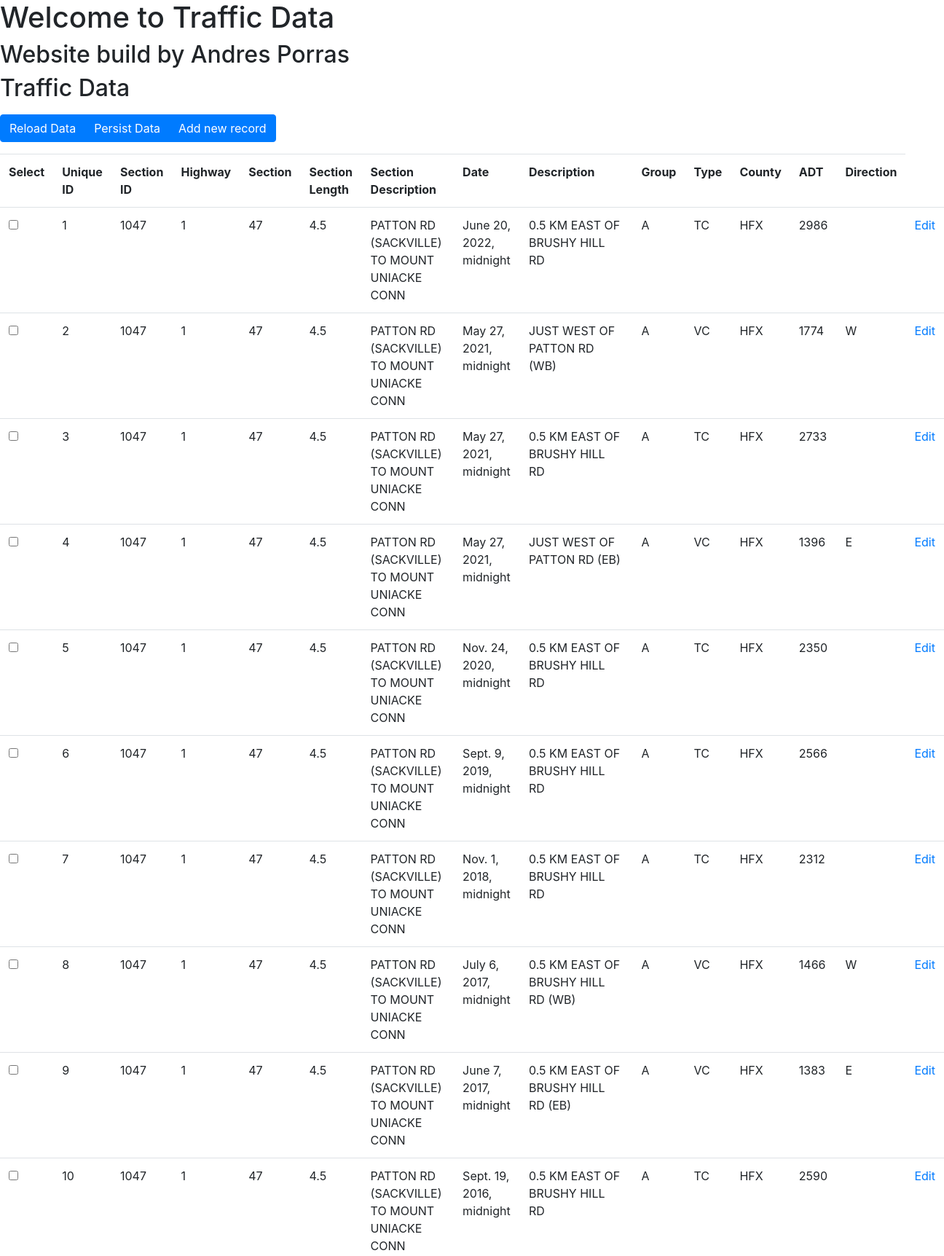
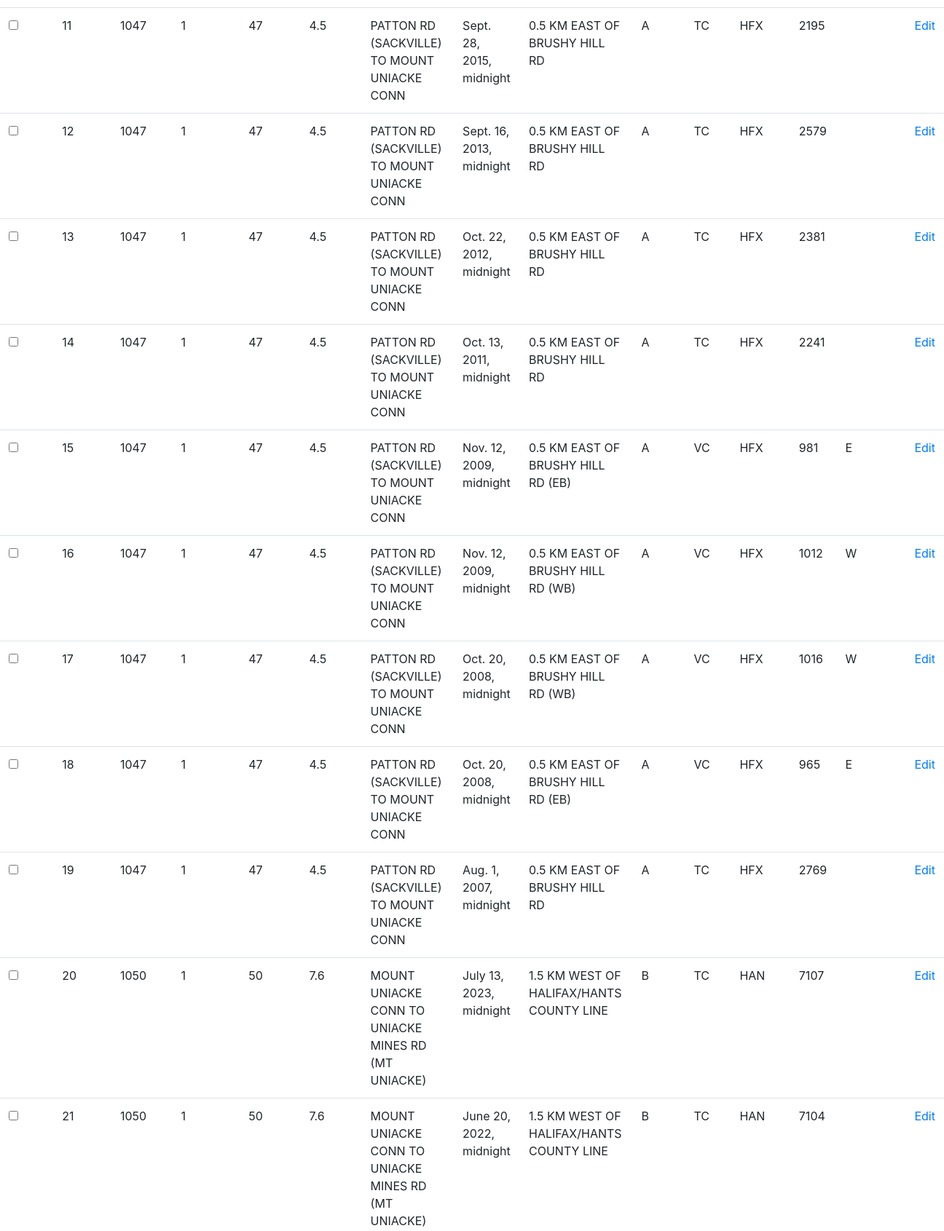
The page / (upper part) on the database its author committed (2 pictures, top to bottom).
### traffic_data_app/models.py (models this page shows)
class TrafficData(models.Model):
    id = models.IntegerField(primary_key=True)
    sectionID = models.IntegerField()
    highway = models.IntegerField()
    section = models.IntegerField()
    sectionLength = models.FloatField()
    sectionDescription = models.CharField(max_length=255)
    date = models.DateTimeField(default=datetime.now)
    description = models.CharField(max_length=255)
    group = models.CharField(max_length=255)
    type = models.CharField(max_length=255)
    county = models.CharField(max_length=255)
    adt = models.IntegerField()
    direction = models.CharField(max_length=255)

### traffic_data_app/views.py (the view, shortened to what this page needs)
# urls.py: path('', views.load_data, name='index'),
def load_data(request):
    fileName = "D:/Git/PythonLearning/PythonLearning/trafficdata/traffic_data_app/data/Traffic_Volumes_-_Provincial_Highway_System.csv"
    dtos = readCSV(fileName)
    traffic_data_list = []  # Create an empty list to store the TrafficData objects
    return render(request, 'traffic_data.html', {'traffic_data': TrafficData.objects.all()})

### traffic_data_app/templates/traffic_data.html (shortened to what this page needs)
{% extends 'base_generic.html' %}
{% block content %}
  <h2 class="mb-3">Traffic Data</h2>
  <div class="btn-group mb-3" role="group" aria-label="Data actions">
    <button onclick="location.href='{% url "reload_data" %}'" class="btn btn-primary">Reload Data</button>
    <button onclick="location.href='{% url "persist_data" %}'" class="btn btn-primary">Persist Data</button>
    <button onclick="location.href='{% url "insert_data" %}'" class="btn btn-primary">Add new record</button>
  </div>
  <form method="POST" action="{% url 'delete_selected_data' %}" id="dataForm">
    <table class="table">
    <tr>
      <th>Select</th>
      <th>Unique ID</th>
      <th>Section ID</th>
      <th>Highway</th>
      <th>Section</th>
      <th>Section Length</th>
      <th>Section Description</th>
      <th>Date</th>
      <th>Description</th>
      <th>Group</th>
      <th>Type</th>
      <th>County</th>
      <th>ADT</th>
      <th>Direction</th>
    </tr>
    {% for data in traffic_data %}
    <tr>
      <td><input type="checkbox" name="selected_data" value="{{ data.id }}"></td>
      <td>{{ data.id }}</td>
      <td>{{ data.sectionID }}</td>
      <td>{{ data.highway }}</td>
      <td>{{ data.section }}</td>
      <td>{{ data.sectionLength }}</td>
      <td>{{ data.sectionDescription }}</td>
      <td>{{ data.date }}</td>
      <td>{{ data.description }}</td>
      <td>{{ data.group }}</td>
      <td>{{ data.type }}</td>
      <td>{{ data.county }}</td>
      <td>{{ data.adt }}</td>
      <td>{{ data.direction }}</td>
      <td><a href="{% url 'edit_data' data.id %}">Edit</a></td>
    </tr>
    {% endfor %}
  </table>
</form>
{% endblock %}

### traffic_data_app/templates/base_generic.html (shortened to what this page needs)
<!DOCTYPE html>
<html>
  <head>
  </head>
  <body>
    <header>
      {% load static %}
      <link rel="stylesheet" href="{% static 'css/bootstrap.min.css' %}" />
      <h1>Welcome to Traffic Data</h1>
      <h2>Website build by Andres Porras</h2>
    </header>
    <main>{% block content %} {% endblock %}</main>
  </body>
</html>

### rows shown on the page
TrafficData: id "1", sectionID "1047", highway "1", section "47", sectionLength "4.5", sectionDescription "PATTON RD (SACKVILLE) TO MOUNT UNIACKE CONN", date "June 20, 2022, midnight", description "0.5 KM EAST OF BRUSHY HILL RD", group "A", type "TC", county "HFX", adt "2986"
TrafficData: id "2", sectionID "1047", highway "1", section "47", sectionLength "4.5", sectionDescription "PATTON RD (SACKVILLE) TO MOUNT UNIACKE CONN", date "May 27, 2021, midnight", description "JUST WEST OF PATTON RD (WB)", group "A", type "VC", county "HFX", adt "1774", direction "W"
TrafficData: id "3", sectionID "1047", highway "1", section "47", sectionLength "4.5", sectionDescription "PATTON RD (SACKVILLE) TO MOUNT UNIACKE CONN", date "May 27, 2021, midnight", description "0.5 KM EAST OF BRUSHY HILL RD", group "A", type "TC", county "HFX", adt "2733"
TrafficData: id "4", sectionID "1047", highway "1", section "47", sectionLength "4.5", sectionDescription "PATTON RD (SACKVILLE) TO MOUNT UNIACKE CONN", date "May 27, 2021, midnight", description "JUST WEST OF PATTON RD (EB)", group "A", type "VC", county "HFX", adt "1396", direction "E"
TrafficData: id "5", sectionID "1047", highway "1", section "47", sectionLength "4.5", sectionDescription "PATTON RD (SACKVILLE) TO MOUNT UNIACKE CONN", date "Nov. 24, 2020, midnight", description "0.5 KM EAST OF BRUSHY HILL RD", group "A", type "TC", county "HFX", adt "2350"
TrafficData: id "6", sectionID "1047", highway "1", section "47", sectionLength "4.5", sectionDescription "PATTON RD (SACKVILLE) TO MOUNT UNIACKE CONN", date "Sept. 9, 2019, midnight", description "0.5 KM EAST OF BRUSHY HILL RD", group "A", type "TC", county "HFX", adt "2566"
TrafficData: id "7", sectionID "1047", highway "1", section "47", sectionLength "4.5", sectionDescription "PATTON RD (SACKVILLE) TO MOUNT UNIACKE CONN", date "Nov. 1, 2018, midnight", description "0.5 KM EAST OF BRUSHY HILL RD", group "A", type "TC", county "HFX", adt "2312"
TrafficData: id "8", sectionID "1047", highway "1", section "47", sectionLength "4.5", sectionDescription "PATTON RD (SACKVILLE) TO MOUNT UNIACKE CONN", date "July 6, 2017, midnight", description "0.5 KM EAST OF BRUSHY HILL RD (WB)", group "A", type "VC", county "HFX", adt "1466", direction "W"
TrafficData: id "9", sectionID "1047", highway "1", section "47", sectionLength "4.5", sectionDescription "PATTON RD (SACKVILLE) TO MOUNT UNIACKE CONN", date "June 7, 2017, midnight", description "0.5 KM EAST OF BRUSHY HILL RD (EB)", group "A", type "VC", county "HFX", adt "1383", direction "E"
TrafficData: id "10", sectionID "1047", highway "1", section "47", sectionLength "4.5", sectionDescription "PATTON RD (SACKVILLE) TO MOUNT UNIACKE CONN", date "Sept. 19, 2016, midnight", description "0.5 KM EAST OF BRUSHY HILL RD", group "A", type "TC", county "HFX", adt "2590"
TrafficData: id "11", sectionID "1047", highway "1", section "47", sectionLength "4.5", sectionDescription "PATTON RD (SACKVILLE) TO MOUNT UNIACKE CONN", date "Sept. 28, 2015, midnight", description "0.5 KM EAST OF BRUSHY HILL RD", group "A", type "TC", county "HFX", adt "2195"
TrafficData: id "12", sectionID "1047", highway "1", section "47", sectionLength "4.5", sectionDescription "PATTON RD (SACKVILLE) TO MOUNT UNIACKE CONN", date "Sept. 16, 2013, midnight", description "0.5 KM EAST OF BRUSHY HILL RD", group "A", type "TC", county "HFX", adt "2579"
TrafficData: id "13", sectionID "1047", highway "1", section "47", sectionLength "4.5", sectionDescription "PATTON RD (SACKVILLE) TO MOUNT UNIACKE CONN", date "Oct. 22, 2012, midnight", description "0.5 KM EAST OF BRUSHY HILL RD", group "A", type "TC", county "HFX", adt "2381"
TrafficData: id "14", sectionID "1047", highway "1", section "47", sectionLength "4.5", sectionDescription "PATTON RD (SACKVILLE) TO MOUNT UNIACKE CONN", date "Oct. 13, 2011, midnight", description "0.5 KM EAST OF BRUSHY HILL RD", group "A", type "TC", county "HFX", adt "2241"
TrafficData: id "15", sectionID "1047", highway "1", section "47", sectionLength "4.5", sectionDescription "PATTON RD (SACKVILLE) TO MOUNT UNIACKE CONN", date "Nov. 12, 2009, midnight", description "0.5 KM EAST OF BRUSHY HILL RD (EB)", group "A", type "VC", county "HFX", adt "981", direction "E"
TrafficData: id "16", sectionID "1047", highway "1", section "47", sectionLength "4.5", sectionDescription "PATTON RD (SACKVILLE) TO MOUNT UNIACKE CONN", date "Nov. 12, 2009, midnight", description "0.5 KM EAST OF BRUSHY HILL RD (WB)", group "A", type "VC", county "HFX", adt "1012", direction "W"
TrafficData: id "17", sectionID "1047", highway "1", section "47", sectionLength "4.5", sectionDescription "PATTON RD (SACKVILLE) TO MOUNT UNIACKE CONN", date "Oct. 20, 2008, midnight", description "0.5 KM EAST OF BRUSHY HILL RD (WB)", group "A", type "VC", county "HFX", adt "1016", direction "W"
TrafficData: id "18", sectionID "1047", highway "1", section "47", sectionLength "4.5", sectionDescription "PATTON RD (SACKVILLE) TO MOUNT UNIACKE CONN", date "Oct. 20, 2008, midnight", description "0.5 KM EAST OF BRUSHY HILL RD (EB)", group "A", type "VC", county "HFX", adt "965", direction "E"
TrafficData: id "19", sectionID "1047", highway "1", section "47", sectionLength "4.5", sectionDescription "PATTON RD (SACKVILLE) TO MOUNT UNIACKE CONN", date "Aug. 1, 2007, midnight", description "0.5 KM EAST OF BRUSHY HILL RD", group "A", type "TC", county "HFX", adt "2769"
TrafficData: id "20", sectionID "1050", highway "1", section "50", sectionLength "7.6", sectionDescription "MOUNT UNIACKE CONN TO UNIACKE MINES RD (MT UNIACKE)", date "July 13, 2023, midnight", description "1.5 KM WEST OF HALIFAX/HANTS COUNTY LINE", group "B", type "TC", county "HAN", adt "7107"
TrafficData: id "21", sectionID "1050", highway "1", section "50", sectionLength "7.6", sectionDescription "MOUNT UNIACKE CONN TO UNIACKE MINES RD (MT UNIACKE)", date "June 20, 2022, midnight", description "1.5 KM WEST OF HALIFAX/HANTS COUNTY LINE", group "B", type "TC", county "HAN", adt "7104"
